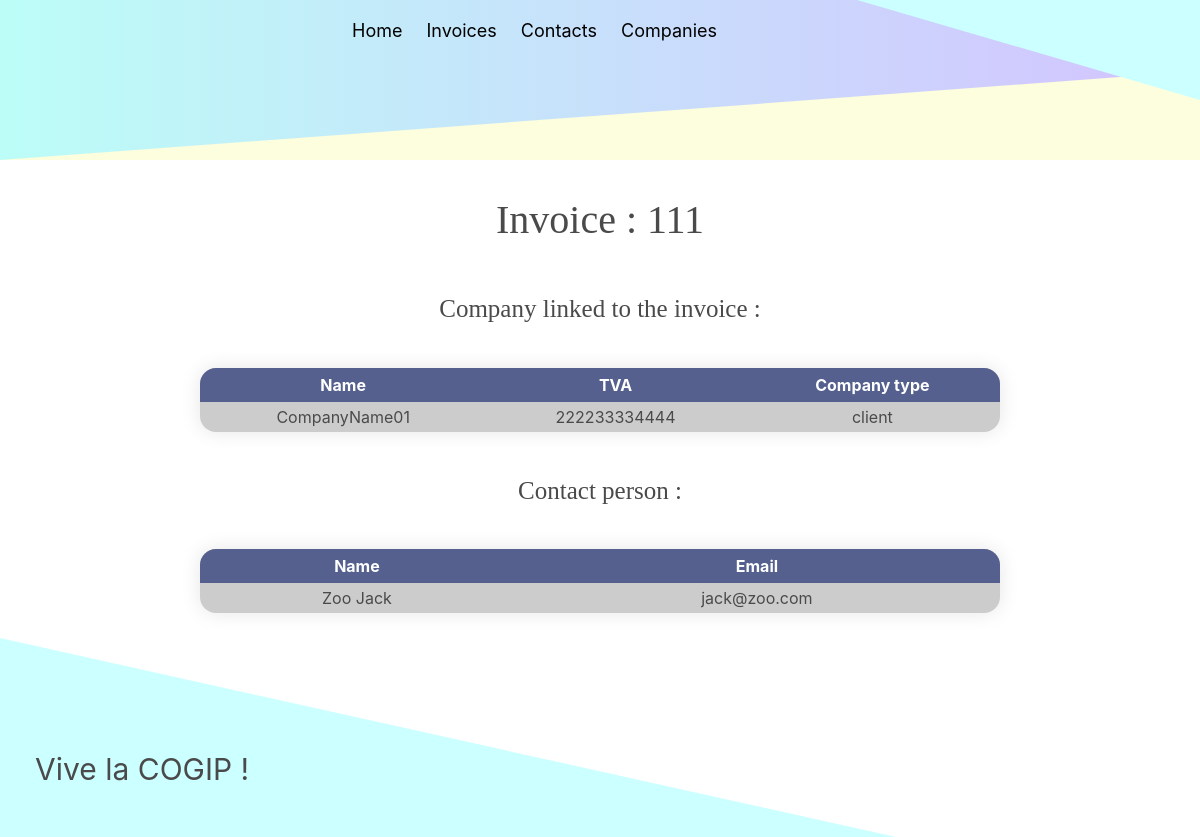
The app's page /invoice_details/id/1 with its own data.
### tables this page shows
CREATE TABLE `invoice` (
  `id` int(11) NOT NULL,
  `number` varchar(13) NOT NULL,
  `date` date NOT NULL,
  `people_id` int(11) NOT NULL,
  `company_id` int(11) NOT NULL
);

CREATE TABLE `company` (
  `id` int(11) NOT NULL,
  `name` varchar(50) NOT NULL,
  `country` varchar(50) NOT NULL,
  `VAT_number` varchar(12) NOT NULL,
  `type_id` int(11) NOT NULL
);

CREATE TABLE `type` (
  `id` int(11) NOT NULL,
  `name` varchar(8) NOT NULL
);

CREATE TABLE `people` (
  `id` int(11) NOT NULL,
  `firstname` varchar(30) NOT NULL,
  `lastname` varchar(30) NOT NULL,
  `email` varchar(30) NOT NULL,
  `company_id` int(11) NOT NULL
);

### src/Controller/InvoiceDetailsController.php (called while the page is built, shortened)
<?php
$invoice = new InvoiceDetails();
$companies = new InvoiceDetails();
$contacts = new InvoiceDetails();
$invoice->setInvoice($id);
$invoice = $invoice->getData()->fetch();
$companies->setLinkedCompanies($id);
$companies = $companies->getData()->fetchAll();
$contacts->setLinkedContacts($id);
$contacts = $contacts->getData()->fetchAll();
require __DIR__.'/../view/Details/invoice_details.php';

### public/index.php (called while the page is built, shortened)
<?php
get('/invoice_details/id/$id', "../src/Controller/InvoiceDetailsController.php");

### src/Model/InvoiceDetails.php (called while the page is built, shortened)
<?php
class InvoiceDetails
{
    public function __construct()
    {
        global $db;
        $this->db = $db;
    }
    public function setInvoice($id)
    {
        $query = $this->db->prepare("SELECT number FROM invoice WHERE id = $id");
        $query->execute();
        $this->query = $query;
    }
    public function setLinkedCompanies($id)
    {
        $query = $this->db->prepare("SELECT c.name as name, VAT_number, t.name as type FROM company as c INNER JOIN type as t ON c.type_id = t.id INNER JOIN invoice as i ON i.company_id = c.id WHERE i.id = $id ORDER BY name ASC");
        $query->execute();
        $this->query = $query;
    }
    public function setLinkedContacts($id)
    {
        $query = $this->db->prepare("SELECT lastname, firstname, email FROM people as p INNER JOIN invoice as i ON p.id = i.people_id WHERE i.id = $id ORDER BY lastname ASC");
        $query->execute();
        $this->query = $query;
    }
    public function getData()
    {
        return $this->query;
    }
}

### src/View/Details/invoice_details.php (the view)
<?php require __DIR__.'/../surround/header.php'; ?>
<div class='block'>
    <h1 class='Hhome'>Invoice : <?php echo $invoice["number"] ?></h1>
<div class='tables'>
    <label for="invoiceCompany">Company linked to the invoice :</label>
    <table id='invoiceCompany'>
    <thead>
        <tr>
            <th>Name</th>
            <th>TVA</th>
            <th>Company type</th>
        </tr>
        </thead>
        <?php foreach ($companies as $company) {
        ?>
        <tbody>
        <tr>
            <td><?php echo $company["name"] ?></td>
            <td><?php echo $company["VAT_number"] ?></td>
            <td><?php echo $company["type"] ?></td>
        </tr>
        <?php
            }
            ?>
        </tbody>
    </table>
    <label for="contactPerson">Contact person :</label>
    <table id='contactDetails'>
    <thead>
        <tr>
            <th>Name</th>
            <th>Email</th>
        </tr>
        </thead>
        <?php foreach ($contacts as $contact) {
        ?>
        <tbody>
        <tr>
            <td><?php echo $contact["lastname"] . " " . $contact["firstname"] ?></td>
            <td><?php echo $contact["email"] ?></td>
        </tr>
        <?php
            }
            ?>
        </tbody>
    </table>
</div>
        </div>
<?php require __DIR__.'/../surround/footer.php' ?>

### public/assets/css/main.css (style rules this page uses)
body, html { height: 100%; }
.tables { display: -webkit-box; display: -ms-flexbox; display: flex; -webkit-box-pack: justify; -ms-flex-pack: justify; justify-content: space-between; -webkit-box-align: center; -ms-flex-align: center; align-items: center; -webkit-box-orient: vertical; -webkit-box-direction: normal; -ms-flex-direction: column; flex-direction: column; -ms-flex-line-pack: justify; align-content: space-between; }
.tables th { color: white; padding: 5px; }
table { width: 800px; border-collapse: collapse; overflow: hidden; -webkit-box-shadow: 0 0 20px rgba(0, 0, 0, 0.1); box-shadow: 0 0 20px rgba(0, 0, 0, 0.1); border-collapse: collapse; border-radius: 1em; overflow: hidden; text-align: center; }
label { padding: 40px; text-align: center; font-family: "Source Serif Pro", serif; font-size: 25px; font-weight: 400; }
tr { padding: 20px; background-color: rgba(0, 0, 0, 0.2); }
thead th { background-color: #55608f; }
tbody td { position: relative; padding: 3px; }
.Hhome { text-align: center; font-family: "Source Serif Pro", serif; font-size: 25px; font-weight: 400; font-size: 40px; }
h1 { margin-top: 30px !important; }
* { -webkit-box-sizing: border-box !important; box-sizing: border-box !important; }
html { background: url("https://raw.githubusercontent.com/Richardtristan/PHP-challenge-2/Eli/public/assets/img/real-bg.png") no-repeat center center fixed; background-size: cover; height: 100%; overflow: hidden; }
body { display: -webkit-box; display: -ms-flexbox; display: flex; -webkit-box-orient: vertical; -webkit-box-direction: normal; -ms-flex-direction: column; flex-direction: column; height: 100vh; }
.block, .form { -webkit-box-flex: 1; -ms-flex: 1 0 auto; flex: 1 0 auto; }
p, h1, h2 { font-style: "Source Serif Pro", serif; }

### records on screen
invoice: number "111"
company: name "CompanyName01", VAT_number "222233334444", type.name "client"
people: lastname "Zoo", firstname "Jack", email "jack@zoo.com"
